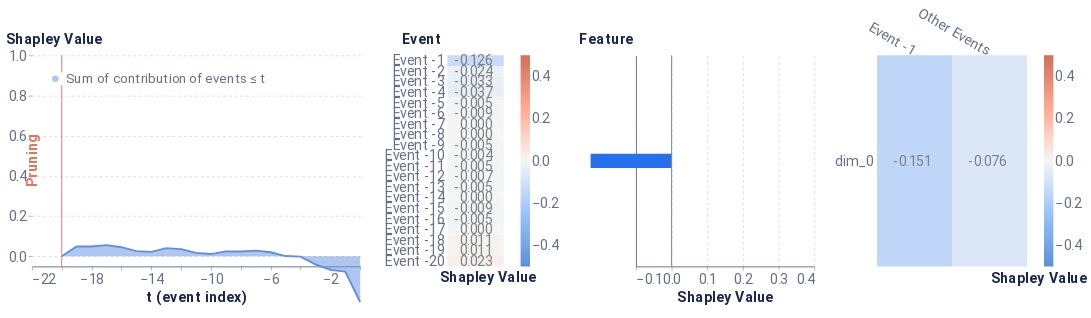

This figure's notebook cell:
### Markdown cell above
#### Average event = 3507

### Code cell
local_event_explaination(3507)

### Figure 1 — Vega-Lite specification as saved in the notebook (floating-point values rounded to 4 significant figures)
{"config": {"axis": {"domain": true, "domainColor": "#666F89", "grid": false, "gridCap": "round", "gridColor": "#B3B7C4", "gridDash": [2, 4], "gridWidth": 0.5, "labelColor": "#666F89", "labelFont": "Roboto, Arial, sans-serif", "labelPadding": 2, "tickColor": "#666F89", "tickOpacity": 0.5, "tickSize": 4, "titleColor": "#19274E", "titleFont": "Roboto, Arial, sans-serif", "titleFontSize": 12}, "axisBand": {"domain": true, "labelPadding": 4, "ticks": false}, "axisY": {"domain": false, "titleAlign": "left", "titleAngle": 0, "titleX": -20, "titleY": -10}, "legend": {"labelColor": "#666F89", "labelFont": "Roboto, Arial, sans-serif", "labelFontSize": 12, "symbolSize": 40, "titleColor": "#19274E", "titleFont": "Roboto, Arial, sans-serif", "titleFontSize": 12, "titlePadding": 4}, "arc": {"stroke": "#FFFFFF", "strokeWidth": 1}, "bar": {"fill": "#2770EB", "stroke": null}, "line": {"stroke": "#2770EB", "strokeWidth": 2}, "path": {"stroke": "#2770EB", "strokeWidth": 0.5}, "point": {"fill": "#2770EB", "shape": "circle", "filled": true}, "rect": {"fill": "#2770EB"}, "rule": {"stroke": "#666F89"}, "shape": {"stroke": "#2770EB"}, "text": {"color": "#19274E", "font": "Roboto, Arial, sans-serif", "fontSize": 12}, "range": {"category": ["#2770EB", "#77B98A", "#DA5252", "#FFC400", "#A87AEA", "#00A39E", "#19274E"], "diverging": ["#006360", "#2BB3AE", "#96D9D7", "#FFFFFF", "#EDAAAA", "#DA5252", "#811D1D"], "heatmap": ["#18448F", "#1B4EA5", "#2770EB", "#4C88EE", "#82ACF3", "#A6C4F7", "#E9F1FD"], "ramp": ["#18448F", "#1B4EA5", "#2770EB", "#4C88EE", "#82ACF3", "#A6C4F7", "#E9F1FD"]}, "background": "#FFFFFF", "group": {"fill": "#FFFFFF"}, "header": {"labelColor": "#19274E", "labelFont": "Roboto, Arial, sans-serif", "labelFontSize": 12, "titleColor": "#19274E", "titleFont": "Roboto, Arial, sans-serif", "titleFontSize": 16}, "title": {"anchor": "start", "color": "#19274E", "font": "Roboto, Arial, sans-serif", "fontSize": 20, "fontWeight": "bold", "offset": 20, "subtitleColor": "#19274E", "subtitleFontSize": 16}, "view": {"continuousHeight": 300, "continuousWidth": 400, "stroke": "transparent"}}, "hconcat": [{"layer": [{"mark": {"type": "area", "opacity": 0.5}, "encoding": {"color": {"field": "Coalition", "legend": {"fillColor": "white", "labelFontSize": 14, "labelLimit": 0, "orient": "top-left", "symbolSize": 50, "symbolStrokeWidth": 0, "title": null}, "scale": {"domain": ["Sum of contribution of events ≤ t"], "range": ["#618FE0"]}, "type": "nominal"}, "x": {"axis": {"labelFontSize": 15, "title": "t (event index)", "titleFontSize": 15}, "field": "t (event index)", "type": "quantitative"}, "y": {"axis": {"grid": true, "labelFontSize": 15, "titleFontSize": 15, "titleX": -28}, "field": "Shapley Value", "scale": {"domain": [-0.05, 1]}, "type": "quantitative"}}}, {"mark": "line", "encoding": {"color": {"field": "Coalition", "legend": {"fillColor": "white", "labelFontSize": 14, "labelLimit": 0, "orient": "top-left", "symbolSize": 50, "symbolStrokeWidth": 0, "title": null}, "scale": {"domain": ["Sum of contribution of events ≤ t"], "range": ["#618FE0"]}, "type": "nominal"}, "x": {"axis": {"labelFontSize": 15, "title": "t (event index)", "titleFontSize": 15}, "field": "t (event index)", "type": "quantitative"}, "y": {"axis": {"grid": true, "labelFontSize": 15, "titleFontSize": 15, "titleX": -28}, "field": "Shapley Value", "scale": {"domain": [-0.05, 1]}, "type": "quantitative"}}}, {"data": {"name": "data-a5230d44a0ee90255047fc67d1705c8b"}, "mark": {"type": "rule", "color": "#E17560"}, "encoding": {"x": {"field": "x", "type": "quantitative"}}}, {"data": {"name": "data-ee8aec25528fa53b6011f1eacee6f6c5"}, "mark": {"type": "text", "angle": 270, "color": "#E17560", "fontSize": 15, "fontWeight": "bold", "text": "Pruning"}, "encoding": {"x": {"field": "x", "type": "quantitative"}}}], "data": {"name": "data-4bb41bbc0015ec04d4e8736454250532"}, "height": 225, "width": 350}, {"layer": [{"mark": "rect", "encoding": {"color": {"field": "rounded", "legend": {"gradientLength": 225, "gradientThickness": 10, "labelFontSize": 15, "orient": "right"}, "scale": {"domain": [-0.5, 0.5], "range": ["#5f8fd6", "#99c3fb", "#f5f5f5", "#ffaa92", "#d16f5b"]}, "title": null, "type": "quantitative"}, "x": {"axis": {"title": "Shapley Value", "titleFontSize": 15}, "field": "column", "type": "ordinal"}, "y": {"axis": {"domain": false, "labelFontSize": 15, "title": "Event", "titleFontSize": 15, "titleX": -49}, "field": "Feature", "sort": ["Event -1", "Event -2", "Event -3", "Event -4", "Event -5", "Event -6", "Event -7", "Event -8", "Event -9", "Event -10", "Event -11", "Event -12", "Event -13", "Event -14", "Event -15", "Event -16", "Event -17", "Event -18", "Event -19", "Event -20"], "type": "ordinal"}}}, {"mark": {"type": "text", "align": "right", "baseline": "middle", "color": "#798184", "dx": 18, "fontSize": 15}, "encoding": {"text": {"field": "rounded_str", "type": "nominal"}, "x": {"axis": {"domain": false, "labels": false, "title": "Shapley Value", "titleX": 43}, "field": "column", "type": "ordinal"}, "y": {"axis": {"domain": false, "labelFontSize": 15, "title": "Event", "titleFontSize": 15, "titleX": -49}, "field": "Feature", "sort": ["Event -1", "Event -2", "Event -3", "Event -4", "Event -5", "Event -6", "Event -7", "Event -8", "Event -9", "Event -10", "Event -11", "Event -12", "Event -13", "Event -14", "Event -15", "Event -16", "Event -17", "Event -18", "Event -19", "Event -20"], "type": "ordinal"}}}], "data": {"name": "data-a430e967ade17670d89ea573c40f852e"}, "height": 225, "width": 60}, {"layer": [{"data": {"name": "data-12b3cf9f4ee81afe1ced27232a12045a"}, "mark": {"type": "bar", "size": 15, "thickness": 1}, "encoding": {"x": {"axis": {"grid": true, "labelFontSize": 15, "title": "Shapley Value", "titleFontSize": 15}, "field": "Shapley Value", "scale": {"domain": [-0.1, 0.4]}, "type": "quantitative"}, "y": {"axis": {"labelFontSize": 15, "title": "Feature", "titleFontSize": 15, "titleX": -61}, "field": "Feature", "sort": {"field": "sort_col", "order": "descending"}, "type": "nominal"}}}, {"data": {"name": "data-9c00aa9dc2b1c1a0b4bf9b34ead12925"}, "mark": {"type": "rule", "color": "#798184"}, "encoding": {"x": {"field": "x", "type": "quantitative"}}}], "height": 225, "width": 190}, {"layer": [{"mark": "rect", "encoding": {"color": {"field": "rounded", "legend": {"gradientLength": 225, "gradientThickness": 10, "labelFontSize": 15, "orient": "right"}, "scale": {"domain": [-0.5, 0.5], "range": ["#5f8fd6", "#99c3fb", "#f5f5f5", "#ffaa92", "#d16f5b"]}, "title": null, "type": "quantitative"}, "x": {"axis": {"titleFontSize": 15}, "field": "Event", "sort": ["Event -1"], "type": "nominal"}, "y": {"axis": {"domain": false, "labelFontSize": 15, "title": null}, "field": "Feature", "sort": [], "type": "nominal"}}}, {"mark": {"type": "text", "align": "right", "baseline": "middle", "color": "#798184", "dx": 18, "fontSize": 15}, "encoding": {"text": {"field": "rounded_str", "type": "nominal"}, "x": {"axis": {"domain": false, "labelAngle": 30, "labelFontSize": 15, "orient": "top", "title": "Shapley Value", "titleX": 172, "titleY": 245}, "field": "Event", "sort": ["Event -1"], "type": "nominal"}, "y": {"axis": {"domain": false, "labelFontSize": 15, "title": null}, "field": "Feature", "sort": [], "type": "nominal"}}}], "data": {"name": "data-8f807c54759592ee2b3e0168be155606"}, "height": 225, "width": 160}], "resolve": {"scale": {"color": "independent"}}, "$schema": "https://vega.github.io/schema/vega-lite/v4.17.0.json", "datasets": {"data-4bb41bbc0015ec04d4e8736454250532": [{"Coalition": "Sum of contribution of events > t", "t (event index)": 0, "Shapley Value": -5.96e-08}, {"Coalition": "Sum of contribution of events ≤ t", "t (event index)": 0, "Shapley Value": -0.2273}, {"Coalition": "Sum of contribution of events > t", "t (event index)": -1, "Shapley Value": -0.1515}, {"Coalition": "Sum of contribution of events ≤ t", "t (event index)": -1, "Shapley Value": -0.07584}, {"Coalition": "Sum of contribution of events > t", "t (event index)": -2, "Shapley Value": -0.1597}, {"Coalition": "Sum of contribution of events ≤ t", "t (event index)": -2, "Shapley Value": -0.0676}, {"Coalition": "Sum of contribution of events > t", "t (event index)": -3, "Shapley Value": -0.1879}, {"Coalition": "Sum of contribution of events ≤ t", "t (event index)": -3, "Shapley Value": -0.03943}, {"Coalition": "Sum of contribution of events > t", "t (event index)": -4, "Shapley Value": -0.2262}, {"Coalition": "Sum of contribution of events ≤ t", "t (event index)": -4, "Shapley Value": -0.00115}, {"Coalition": "Sum of contribution of events > t", "t (event index)": -5, "Shapley Value": -0.2288}, {"Coalition": "Sum of contribution of events ≤ t", "t (event index)": -5, "Shapley Value": 0.00149}, {"Coalition": "Sum of contribution of events > t", "t (event index)": -6, "Shapley Value": -0.2478}, {"Coalition": "Sum of contribution of events ≤ t", "t (event index)": -6, "Shapley Value": 0.02044}, {"Coalition": "Sum of contribution of events > t", "t (event index)": -7, "Shapley Value": -0.2559}, {"Coalition": "Sum of contribution of events ≤ t", "t (event index)": -7, "Shapley Value": 0.02857}, {"Coalition": "Sum of contribution of events > t", "t (event index)": -8, "Shapley Value": -0.2514}, {"Coalition": "Sum of contribution of events ≤ t", "t (event index)": -8, "Shapley Value": 0.02407}, {"Coalition": "Sum of contribution of events > t", "t (event index)": -9, "Shapley Value": -0.252}, {"Coalition": "Sum of contribution of events ≤ t", "t (event index)": -9, "Shapley Value": 0.02468}, {"Coalition": "Sum of contribution of events > t", "t (event index)": -10, "Shapley Value": -0.2387}, {"Coalition": "Sum of contribution of events ≤ t", "t (event index)": -10, "Shapley Value": 0.01139}, {"Coalition": "Sum of contribution of events > t", "t (event index)": -11, "Shapley Value": -0.2448}, {"Coalition": "Sum of contribution of events ≤ t", "t (event index)": -11, "Shapley Value": 0.01745}, {"Coalition": "Sum of contribution of events > t", "t (event index)": -12, "Shapley Value": -0.2631}, {"Coalition": "Sum of contribution of events ≤ t", "t (event index)": -12, "Shapley Value": 0.03574}, {"Coalition": "Sum of contribution of events > t", "t (event index)": -13, "Shapley Value": -0.2682}, {"Coalition": "Sum of contribution of events ≤ t", "t (event index)": -13, "Shapley Value": 0.04087}, {"Coalition": "Sum of contribution of events > t", "t (event index)": -14, "Shapley Value": -0.2495}, {"Coalition": "Sum of contribution of events ≤ t", "t (event index)": -14, "Shapley Value": 0.02224}, {"Coalition": "Sum of contribution of events > t", "t (event index)": -15, "Shapley Value": -0.2536}, {"Coalition": "Sum of contribution of events ≤ t", "t (event index)": -15, "Shapley Value": 0.02626}, {"Coalition": "Sum of contribution of events > t", "t (event index)": -16, "Shapley Value": -0.2727}, {"Coalition": "Sum of contribution of events ≤ t", "t (event index)": -16, "Shapley Value": 0.0454}, {"Coalition": "Sum of contribution of events > t", "t (event index)": -17, "Shapley Value": -0.2832}, {"Coalition": "Sum of contribution of events ≤ t", "t (event index)": -17, "Shapley Value": 0.05588}, {"Coalition": "Sum of contribution of events > t", "t (event index)": -18, "Shapley Value": -0.2765}, {"Coalition": "Sum of contribution of events ≤ t", "t (event index)": -18, "Shapley Value": 0.04918}, {"Coalition": "Sum of contribution of events > t", "t (event index)": -19, "Shapley Value": -0.277}, {"Coalition": "Sum of contribution of events ≤ t", "t (event index)": -19, "Shapley Value": 0.04972}, {"Coalition": "Sum of contribution of events > t", "t (event index)": -20, "Shapley Value": -0.2273}, {"Coalition": "Sum of contribution of events ≤ t", "t (event index)": -20, "Shapley Value": -5.96e-08}], "data-a5230d44a0ee90255047fc67d1705c8b": [{"x": -20}], "data-ee8aec25528fa53b6011f1eacee6f6c5": [{"x": -22}], "data-a430e967ade17670d89ea573c40f852e": [{"Shapley Value": -0.1255, "Feature": "Event -1", "row": 1, "column": 1, "rounded": -0.126, "rounded_str": "-0.126"}, {"Shapley Value": -0.02409, "Feature": "Event -2", "row": 2, "column": 1, "rounded": -0.024, "rounded_str": "-0.024"}, {"Shapley Value": -0.03287, "Feature": "Event -3", "row": 3, "column": 1, "rounded": -0.033, "rounded_str": "-0.033"}, {"Shapley Value": -0.03664, "Feature": "Event -4", "row": 4, "column": 1, "rounded": -0.037, "rounded_str": "-0.037"}, {"Shapley Value": -0.004569, "Feature": "Event -5", "row": 5, "column": 1, "rounded": -0.005, "rounded_str": "-0.005"}, {"Shapley Value": -0.008845, "Feature": "Event -6", "row": 6, "column": 1, "rounded": -0.009, "rounded_str": "-0.009"}, {"Shapley Value": 0.0, "Feature": "Event -7", "row": 7, "column": 1, "rounded": 0.0, "rounded_str": "0.000"}, {"Shapley Value": 0.0, "Feature": "Event -8", "row": 8, "column": 1, "rounded": 0.0, "rounded_str": "0.000"}, {"Shapley Value": -0.005266, "Feature": "Event -9", "row": 9, "column": 1, "rounded": -0.005, "rounded_str": "-0.005"}, {"Shapley Value": -0.004291, "Feature": "Event -10", "row": 10, "column": 1, "rounded": -0.004, "rounded_str": "-0.004"}, {"Shapley Value": -0.004608, "Feature": "Event -11", "row": 11, "column": 1, "rounded": -0.005, "rounded_str": "-0.005"}, {"Shapley Value": -0.00667, "Feature": "Event -12", "row": 12, "column": 1, "rounded": -0.007, "rounded_str": "-0.007"}, {"Shapley Value": -0.004826, "Feature": "Event -13", "row": 13, "column": 1, "rounded": -0.005, "rounded_str": "-0.005"}, {"Shapley Value": 0.0, "Feature": "Event -14", "row": 14, "column": 1, "rounded": 0.0, "rounded_str": "0.000"}, {"Shapley Value": -0.009376, "Feature": "Event -15", "row": 15, "column": 1, "rounded": -0.009, "rounded_str": "-0.009"}, {"Shapley Value": -0.004976, "Feature": "Event -16", "row": 16, "column": 1, "rounded": -0.005, "rounded_str": "-0.005"}, {"Shapley Value": 0.0, "Feature": "Event -17", "row": 17, "column": 1, "rounded": 0.0, "rounded_str": "0.000"}, {"Shapley Value": 0.01129, "Feature": "Event -18", "row": 18, "column": 1, "rounded": 0.011, "rounded_str": "0.011"}, {"Shapley Value": 0.01081, "Feature": "Event -19", "row": 19, "column": 1, "rounded": 0.011, "rounded_str": "0.011"}, {"Shapley Value": 0.02313, "Feature": "Event -20", "row": 20, "column": 1, "rounded": 0.023, "rounded_str": "0.023"}], "data-12b3cf9f4ee81afe1ced27232a12045a": [{"Random seed": 42, "NSamples": 32000, "Feature": "dim_0", "Shapley Value": -0.2273, "sort_col": 0.2273}], "data-9c00aa9dc2b1c1a0b4bf9b34ead12925": [{"x": 0}], "data-8f807c54759592ee2b3e0168be155606": [{"Event": "Other Events", "Feature": "dim_0", "Shapley Value": -0.07584, "rounded": -0.076, "rounded_str": "-0.076"}, {"Event": "Event -1", "Feature": "dim_0", "Shapley Value": -0.1515, "rounded": -0.151, "rounded_str": "-0.151"}]}}
